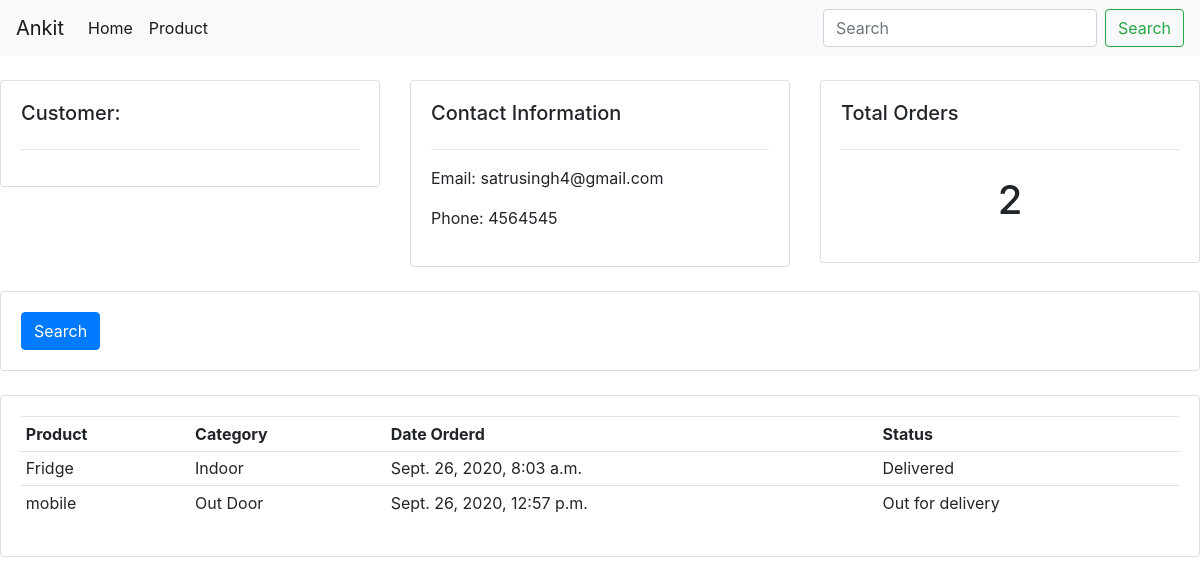
The app's page /customer/2/ with its own data.
### managment/models.py (models this page shows, shortened)
class Customer(models.Model):
    name = models.CharField(max_length=200, null=True)
    phone = models.CharField(max_length=200, null=True)
    email = models.CharField(max_length=200, null=True)
    date_created = models.DateTimeField(auto_now_add=True, null=True)

class Order(models.Model):
	STATUS = (
			('Pending', 'Pending'),
			('Out for delivery', 'Out for delivery'),
			('Delivered', 'Delivered'),
			)
	customer = models.ForeignKey(Customer, null=True, on_delete= models.SET_NULL)
	product = models.ForeignKey(Product, null=True, on_delete= models.SET_NULL)
	date_created = models.DateTimeField(auto_now_add=True, null=True)
	status = models.CharField(max_length=200, null=True, choices=STATUS)

class Product(models.Model):
    CATEGORY = (
        ('Indoor','Indoor'),
        ('Out Door','Out Door'),
    )
    name = models.CharField(max_length=200, null=True)
    price = models.FloatField(null=True)
    category = models.CharField(max_length=200, null=True, choices=CATEGORY)
    description = models.CharField(max_length=200, null=True, blank=True)
    date_created = models.DateTimeField(auto_now_add=True, null=True)
    Tag = models.ManyToManyField(Tag)
    def __str__(self):
        return self.name

### managment/views.py (the view)
# urls.py: path('customer/<str:pk_test>/',views.customer,name = 'customer'),
def customer(request,pk_test):
    customer = Customer.objects.get(id = pk_test)
    orders = customer.order_set.all()
    order = customer.order_set.all()
    order_count = order.count()
    context = {'customer':customer, 'orders':orders, 'order_count':order_count}
    return render(request,'managment/customer.html',context)

### managment/templates/managment/customer.html (shortened to what this page needs)
{%  extends 'managment/main.html' %}
{% block body %}
	<br>
<div class="row">
	<div class="col-md">
		<div class="card card-body">
			<h5>Customer:</h5>
			<hr>
		</div>
	</div>
	<div class="col-md">
		<div class="card card-body">
			<h5>Contact Information</h5>
			<hr>
			<p>Email: {{customer.email}}</p>
			<p>Phone: {{customer.phone}}</p>
		</div>
	</div>
	<div class="col-md">
		<div class="card card-body">
			<h5>Total Orders</h5>
			<hr>
			<h1 style="text-align: center;padding: 10px">{{order_count}}</h1>
		</div>
	</div>
</div>
<br>
<div class="row">
	<div class="col">
		<div class="card card-body">
			<form method="get">
		    <button class="btn btn-primary" type="submit">Search</button>
		  </form>
		</div>
	</div>
</div>
<br>
<div class="row">
	<div class="col-md">
		<div class="card card-body">
			<table class="table table-sm">
				<tr>
					<th>Product</th>
					<th>Category</th>
					<th>Date Orderd</th>
					<th>Status</th>
				</tr>
				{% for order in orders %}
				<tr>
					<td>{{order.product}}</td>
					<td>{{order.product.category}}</td>
					<td>{{order.date_created}}</td>
					<td>{{order.status}}</td>
					{% endfor %}
				</tr>
			</table>
		</div>
	</div>
</div>
{% endblock %}

### records on screen
Customer: email "satrusingh4@gmail.com", phone "4564545"
Order: product "Fridge", product.category "Indoor", date_created "Sept. 26, 2020, 8:03 a.m.", status "Delivered"
Order: product "mobile", product.category "Out Door", date_created "Sept. 26, 2020, 12:57 p.m.", status "Out for delivery"

### other values on screen
{{ order_count }} "2"
